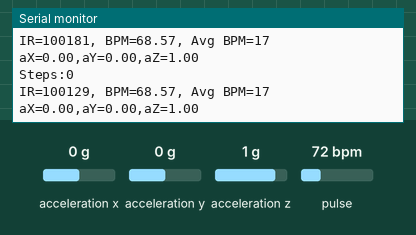
Recording of a sketch running on a simulated ESP32. Shown: the last lines printed to the serial monitor. The inputs (shaded band) are chosen by the test bench; at power-on: acceleration x 0 g, pulse 72 bpm, acceleration y 0 g, acceleration z 1 g.

Above: at 1.2 s.
1.3 s: acceleration x set to -0.2 g
At 2.2 s:
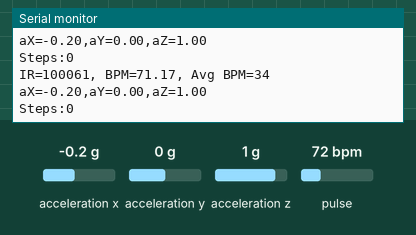
10.3 s: pulse set to 42 bpm
At 11.1 s:
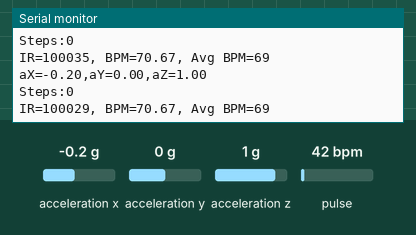
13.3 s: acceleration y set to -0.2 g
At 14.4 s:
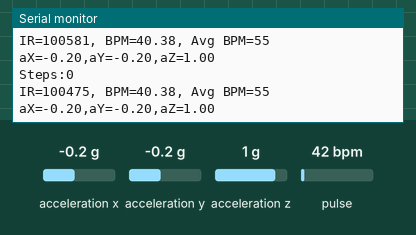
Timing chart, 0 to 16.3 s (numbered marks = the images above; inputs shaded):
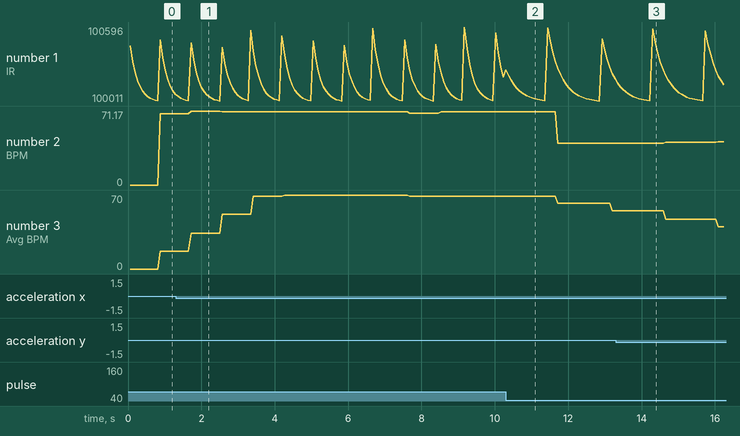

Measured:
- the behaviour switches between 0 and -0.1 g on acceleration x (found by bisection; images 0 and 1)
- the behaviour switches between 0 and -0.1 g on acceleration y (found by bisection; images 2 and 3)

The sketch:

chap02.ino
```cpp
#include "getAcceralate.h"
#include "getHeartRate.h"

void setup(){
  Serial.begin(9600);
  setAcceralate();
  setHeartRate();
}

void loop(){
  getAcceralate();
  getHeartRate();
}
```

getAcceralate.cpp
```cpp
#include "getAcceralate.h"

// IMUの設定
LSM6DS3 myIMU(I2C_MODE, 0x6A);    //I2C device address 0x6A
float aX, aY, aZ;

// 加速度のしきい値（この値を超えたら1歩とカウント）
const float STEP_THRESHOLD = 1.2;
// 1歩あたりの距離（m）※目安：歩幅約0.7m
const float STEP_LENGTH = 0.7;

// 状態変数
int steps = 0;
bool stepActive = false;

void setAcceralate(){
  Serial.begin(9600);
   // IMUの初期化
  if (myIMU.begin() != 0) {
    Serial.println("Device error");
  } else {
    Serial.println("IMU is available.");
  }
}

void getAcceralate(){
  aX = myIMU.readFloatAccelX();
  aY = myIMU.readFloatAccelY();
  aZ = myIMU.readFloatAccelZ();

  float magnitude = sqrt(aX*aX + aY*aY + aZ*aZ);

  if(magnitude > STEP_THRESHOLD && !stepActive){
    stepActive = true;
    steps++;
  }

  if(magnitude < 0.9){
    stepActive = false;
  }
  Serial.printf("aX=%.2f,",aX);
  Serial.printf("aY=%.2f,",aY);
  Serial.printf("aZ=%.2f\n",aZ);
  Serial.print("Steps:");
  Serial.println(steps);
}
```

getAcceralate.h
```cpp
#pragma once
#include <Wire.h>
#include <LSM6DS3.h>

// 状態変数
extern int steps;

extern void setAcceralate();
extern void getAcceralate();
```

getHeartRate.cpp
```cpp
#include "getHeartRate.h"

MAX30105 particleSensor;

const byte RATE_SIZE = 4;  //Increase this for more averaging. 4 is good.
byte rates[RATE_SIZE];     //Array of heart rates
byte rateSpot = 0;
long lastBeat = 0;  //Time at which the last beat occurred

float beatsPerMinute;  //Current BPM value
int beatAvg;           //Average BPM value

//各種平均値
float totalBPM = 0;
int bpmCount = 0;
float averageBPM = 0;

float totalTemperature = 0;
int temperatureCount = 0;
float averageTemperature = 0;

// SpO2計算用
#define BUFFER_SIZE 100
uint32_t irBuffer[BUFFER_SIZE];
uint32_t redBuffer[BUFFER_SIZE];
int bufferIndex = 0;
float spo2 = 0;

float calculateSpO2() {
  double redMean = 0;
  double irMean = 0;

  // DC成分（平均値）を計算
  for (int i = 0; i < BUFFER_SIZE; i++) {
    redMean += redBuffer[i];
    irMean += irBuffer[i];
  }

  redMean /= BUFFER_SIZE;
  irMean /= BUFFER_SIZE;

  // AC成分（変動成分）のRMSを計算
  double redAC = 0;
  double irAC = 0;

  if (redMean == 0 || irMean == 0 || redAC == 0 || irAC == 0) {
    return 0;
  }

  for (int i = 0; i < BUFFER_SIZE; i++) {
    double redDiff = redBuffer[i] - redMean;
    double irDiff = irBuffer[i] - irMean;
    redAC += redDiff * redDiff;
    irAC += irDiff * irDiff;
  }

  redAC = sqrt(redAC / BUFFER_SIZE);
  irAC = sqrt(irAC / BUFFER_SIZE);

  /* R =
   * (ACred / DCred)
   * ----------------
   * (ACir / DCir)
   */

  double R = (redAC / redMean) / (irAC / irMean);

  //簡易的なSpO2近似式
  float calculatedSpO2 = 110.0 - (25.0 * R);

  // 異常値を除外
  if (calculatedSpO2 > 100) {
    calculatedSpO2 = 100;
  }
  if (calculatedSpO2 < 0) {
    calculatedSpO2 = 0;
  }
  return calculatedSpO2;
}

void setHeartRate() {
  // Initialize sensor
  if (!particleSensor.begin(Wire, I2C_SPEED_FAST))  //Use default I2C port, 400kHz speed
  {
    Serial.println("MAX30102 was not found. Please check wiring/power. ");
    while (1) ; //Infinite loop to stop the program
  }
  Serial.println("Place your index finger on the sensor with steady pressure.");

  particleSensor.setup();                     //Configure sensor with default settings
  particleSensor.setPulseAmplitudeRed(0x0A);  //Turn Red LED to low to indicate sensor is running
  particleSensor.setPulseAmplitudeGreen(0);   //Turn off Green LED
}

void getHeartRate() {
  long irValue = particleSensor.getIR();
  long redValue = particleSensor.getRed();

  if (checkForBeat(irValue) == true) {
    //Calculate beatsPerMinute
    long delta = millis() - lastBeat;
    lastBeat = millis();
    beatsPerMinute = 60 / (delta / 1000.0);

    if (beatsPerMinute < 255 && beatsPerMinute > 20) {  //Check if the BPM value is within a valid range
      rates[rateSpot++] = (byte)beatsPerMinute;         //Store this reading in the array
      rateSpot %= RATE_SIZE;                            //Wrap variable

      //Take average of readings
      beatAvg = 0;
      for (byte x = 0; x < RATE_SIZE; x++)
        beatAvg += rates[x];
      beatAvg /= RATE_SIZE;
    }
  }

  // SpO2用データ保存
  irBuffer[bufferIndex] = irValue;
  redBuffer[bufferIndex] = redValue;
  bufferIndex++;

  // 100サンプル取得したらSpO2計算
  if (bufferIndex >= BUFFER_SIZE) {

    spo2 = calculateSpO2();

    Serial.print("BPM=");
    Serial.print(beatAvg);

    Serial.print(" SpO2=");
    Serial.print(spo2, 1);
    Serial.println("%");
    bufferIndex = 0;
  }

  //Print the IR value, current BPM value, and average BPM value to the serial monitor
  Serial.print("IR=");
  Serial.print(irValue);
  Serial.print(", BPM=");
  Serial.print(beatsPerMinute);
  Serial.print(", Avg BPM=");
  Serial.print(beatAvg);

  if (irValue < 50000)
    Serial.print(" No finger?");

  Serial.println();
}
```

getHeartRate.h
```cpp
#pragma once
#include <Wire.h>
#include "MAX30105.h"
#include "heartRate.h"

// 各種平均値
extern float totalBPM;
extern int bpmCount;
extern float averageBPM;

extern float totalTemperature;
extern int temperatureCount;
extern float averageTemperature;

extern void setHeartRate();
extern void getHeartRate();
```
